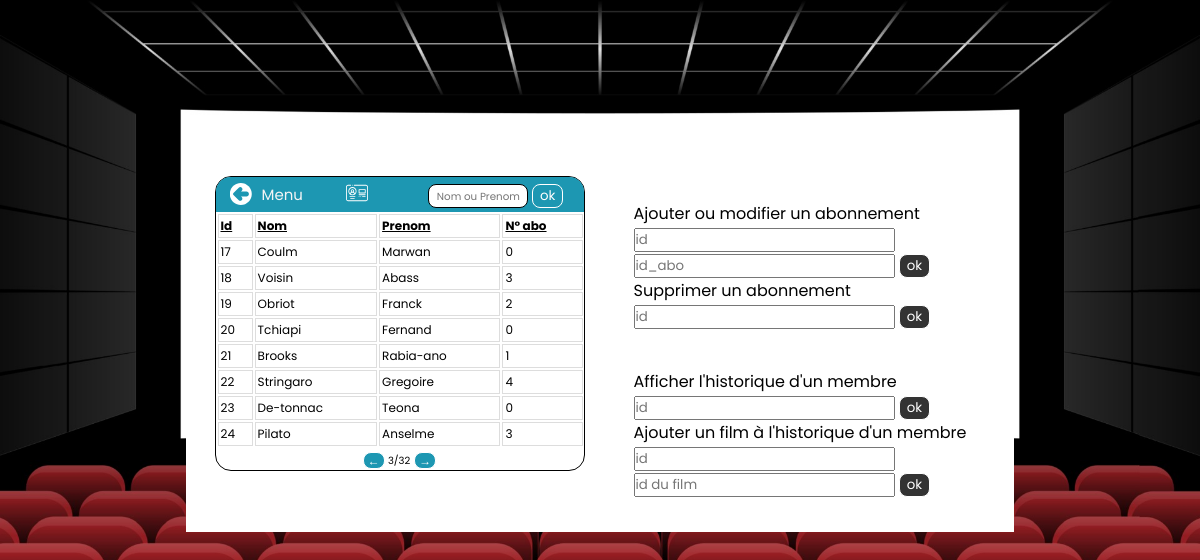
/member.php?page=3, run on the app's committed database.
### tables this page shows
CREATE TABLE `membre` (
  `id_membre` int(11) NOT NULL,
  `id_fiche_perso` int(11) NOT NULL,
  `id_abo` int(11) NULL,
  `date_abo` datetime NULL,
  `id_dernier_film` int(11) NULL,
  `date_dernier_film` datetime NULL,
  `date_inscription` datetime NULL,
  KEY(`id_abo`),
  PRIMARY KEY(`id_membre`)
);

### member.php (the view, shortened to what this page needs)
<?php
    try {
        $dbh = new PDO('mysql:host=localhost;dbname=cinema;charsetutf8', "root", "root");
    } catch (PDOException $e) {
        print "Erreur !: " . $e->getMessage() . "<br/>";
        die();
    }
?>
<!DOCTYPE html>
<html lang="en">
<head>
    <link rel="stylesheet" href="style.css">
</head>
<body>
    <section class="container">
        <section class="member search">
            <form action="member.php" method="GET" class="search-input" style="background:#1D97B2;">
                <label for="search"><a href="index.php"><img src="images/blue-arrow.svg" class="svg"></a>Menu</label><a href="member.php"><img src="images/membership.svg" class="svg-member svg"></a>
                <div class="search-row">
                    <input type="search" name="search-member" id="input-search" placeholder="Nom ou Prenom" autocomplete="off">
                    <input type="submit" class="all-btn" value="ok" style="background:#1D97B2;">
                </div>
            </form>
            <?php
                $resultatParPage = 8;
                if(isset($_GET["search-member"])){
                    $searchq = $_GET["search-member"];
                    $count = (int)$dbh->query("SELECT COUNT(id_perso) FROM fiche_personne Where prenom like '$searchq%' OR nom like '$searchq%' OR concat(nom,' ',prenom) like '$searchq%' ")->fetch(PDO::FETCH_NUM)[0];
                }else{
                    $count = (int)$dbh->query("SELECT COUNT(id_perso) FROM fiche_personne")->fetch(PDO::FETCH_NUM)[0];
                }
                if(isset($_GET["page"]) AND !empty($_GET["page"])){
                    $pageCourante = intval($_GET["page"]);
                }else{
                    $pageCourante= 1;
                }
                $depart = ($pageCourante-1)*$resultatParPage;
                $pageTotale = ceil($count/$resultatParPage);
                ?>
                <?php
                if(isset($_GET["search-member"])){
                    $searchq = $_GET["search-member"];
                    $query = $dbh->query("SELECT membre.id_membre,membre.id_abo, concat(upper(substring(fiche_personne.nom,1,1)),substring(fiche_personne.nom,2,8)) as nom ,concat(upper(substring(fiche_personne.prenom,1,1)),substring(fiche_personne.prenom,2,8)) as prenom from fiche_personne INNER JOIN membre ON fiche_personne.id_perso = membre.id_fiche_perso Where prenom like '$searchq%' OR nom like '$searchq%' OR concat(nom,' ',prenom) like '$searchq%' order by id_membre limit $depart,$resultatParPage");
                    echo "<table>
                    <tr>
                    <th><u>Id</u></th>
                    <th><u>Nom</u></th>
                    <th><u>Prenom</u></th>
                    <th><u>N° abo</u></th>
                    </tr>";
                    while($fiche_personne = $query->fetch()){
                            echo "<tr>";
                            echo "<td>" . $fiche_personne['id_membre'] . "</td>";
                            echo "<td>" . $fiche_personne['nom'] . "</td>";
                            echo "<td>" . $fiche_personne['prenom'] . "</td>";
                            echo "<td>" . $fiche_personne['id_abo'] . "</td>";
                            echo "</tr>";
                        }
                        echo "</table>";
                    }else{
                        $query = $dbh->query("SELECT membre.id_membre,membre.id_abo, concat(upper(substring(fiche_personne.nom,1,1)),substring(fiche_personne.nom,2,8)) as nom ,concat(upper(substring(fiche_personne.prenom,1,1)),substring(fiche_personne.prenom,2,8)) as prenom from fiche_personne INNER JOIN membre ON fiche_personne.id_perso = membre.id_fiche_perso order by id_membre limit $depart,$resultatParPage");
                        echo "<table>
                        <tr>
                        <th><u>Id</u></th>
                        <th><u>Nom</u></th>
                        <th><u>Prenom</u></th>
                        <th><u>N° abo</u></th>
                        </tr>";
                        while($fiche_personne = $query->fetch()){
                                echo "<tr>";
                                echo "<td>" . $fiche_personne['id_membre'] . "</td>";
                                echo "<td>" . $fiche_personne['nom'] . "</td>";
                                echo "<td>" . $fiche_personne['prenom'] . "</td>";
                                echo "<td>" . $fiche_personne['id_abo'] . "</td>";
                                echo "</tr>";
                            }
                            echo "</table>";
                        }
                        ?>
            <div class="button">
                <?php
                    if(isset($_GET["search-member"])){
                ?>
                    <div><a class="prev bottom-btn" style="background:#1D97B2;" href="?search-member=<?= $searchq ?>&page=<?= $pageCourante-1  ?>"></a></div>
                    <div class='page'><?php echo $pageCourante."/".$pageTotale ?></div>
                    <div><a class="next bottom-btn" style="background:#1D97B2;" href="?search-member=<?= $searchq ?>&page=<?= $pageCourante+1  ?>"></a></div>
                <?php
                    }else{
                ?>
                    <div><a class="prev bottom-btn" style="background:#1D97B2;" href="?page=<?= $pageCourante-1  ?>"></a></div>
                    <div class='page'><?php echo $pageCourante."/".$pageTotale ?></div>
                    <div><a class="next bottom-btn" style="background:#1D97B2;" href="?page=<?= $pageCourante+1  ?>"></a></div>
                    <?php
                    }
            ?>
            </div>
        </section>
        <section class="abo">
            <div style="margin-top: 25px;">
                <form action="member.php" method="post">
                    <label for="add-abo">Ajouter ou modifier un abonnement<br></label>
                    <input type="text" name="add-perso" autocomplete="off" placeholder="id">
                    <input type="text" name="add-abo" autocomplete="off" placeholder="id_abo">
                    <input type="submit" class="all-btn" value="ok"><br>
                    <label for="del-abo">Supprimer un abonnement<br></label>
                    <input type="text" name="del-perso" autocomplete="off" placeholder="id">
                    <input type="submit" class="all-btn" value="ok">
                </form>
            </div>
            <div style="margin:40px 0;">
                <form action="member.php" method="post">
                <label for="historique">Afficher l'historique d'un membre <br></label>
                <input type="text" name="historique" autocomplete="off" placeholder="id">
                <input type="submit" class="all-btn" id="goto" name="btn" value="ok">
                </form>
                <form action="member.php" method="post">
                <label for="historique">Ajouter un film à l'historique d'un membre<br></label>
                <input type="text" name="historique" autocomplete="off" placeholder="id">
                <input type="text" name="add-movie" autocomplete="off" placeholder="id du film">
                <input type="submit" class="all-btn" value="ok">
                </form>
            </div>
        </section>
    </section>
</body>
</html>

### style.css (style rules this page uses)
*, html { box-sizing: border-box; margin: 0; padding: 0; font-family: poppins; }
body { height: auto; width: 100%; background: url("images/theater2_generated.jpg") no-repeat; background-size: cover; }
.container { display: flex; position: absolute; overflow: auto; justify-content: space-around; margin: auto; width: 69%; height: 45%; left: 50%; top: 44%; padding-top: 4px; transform: translate(-50%, -50%); background: white; }
section { width: 30vw; }
.search { position: relative; border: 1px solid black; display: flex; width: 370px; flex-direction: column; height: 295px; border-radius: 16px; }
.member { margin: 0 8px; }
.svg { height: 22px; }
.svg-member { transform: translate(0px,2px); }
.search-input { display: flex; flex-direction: row; justify-content: space-between; padding: 5px 20px 1px; background-color: #333333; color: white; border-top-left-radius: 14.5px; border-top-right-radius: 14.5px; }
label[for=search] { display: flex; color: whitesmoke; font-size: 15px; transform: translateY(1px); }
#input-search { border: 1px solid black; border-radius: 8px; padding: 1px; width: 100px; }
input[type=search]::placeholder { font-size: 10.3px; transform: translateX(7px); }
table { margin: 0; width: 100.5%; }
td, th { border: 1px solid #dddddd; text-align: left; padding: 2px; font-size: 12px; }
.prev { position: absolute; left: 40%; bottom: 0; }
.prev::before { content:"←"; display: block; transform: translateY(-1px); }
.next { position: absolute; right: 40%; bottom: 0; }
.next::before { content:"→"; display: block; transform: translateY(-1px); }
.page { position: absolute; top: 97%; left: 50%; transform: translate(-52%, -50%); font-size: 10px; }
.button { font-size: 12px; }
.abo { display: flex; overflow: auto; flex-direction: column; }
.all-btn { padding: 1px 7px; border-radius: 8px; border: 1px solid white; color: white; cursor: pointer; background-color: #333333; text-decoration: none; }
.bottom-btn { padding: 0px 4px; height: 17px; transform: translateY(-1px); border-radius: 8px; border: 1px solid white; color: white; cursor: pointer; background-color: #333333; text-decoration: none; }
.svg { transform: translateX(-6px); margin-right: 4px; cursor: pointer; }

### data on the page
membre: id_membre "17", nom "Coulm", prenom "Marwan", id_abo "0"
membre: id_membre "18", nom "Voisin", prenom "Abass", id_abo "3"
membre: id_membre "19", nom "Obriot", prenom "Franck", id_abo "2"
membre: id_membre "20", nom "Tchiapi", prenom "Fernand", id_abo "0"
membre: id_membre "21", nom "Brooks", prenom "Rabia-ano", id_abo "1"
membre: id_membre "22", nom "Stringaro", prenom "Gregoire", id_abo "4"
membre: id_membre "23", nom "De-tonnac", prenom "Teona", id_abo "0"
membre: id_membre "24", nom "Pilato", prenom "Anselme", id_abo "3"

### other printed values
$pageCourante "3"
$pageTotale "32"
